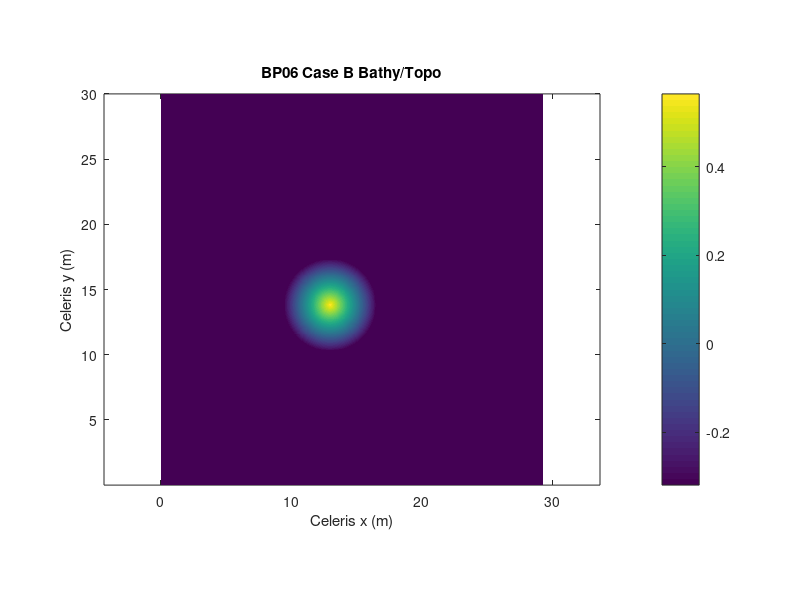

This chart was generated by the following MATLAB code:
% Script to create input files needed for WebGPU version of Celeris
% creates config.json, bathy.txt, and waves.txt

clear all
close all
clf

% High-Level Simulation Control Parameters
grid_type = 1; % Cartesian grid. For grid_type=1, Celeris x=0 is the left boundary.
NLSW_or_Bous = 1; % =0 for Nonlinear Shallow Water Solver (long waves only) otherwise Boussinesq (wind waves)
dx = 0.025; % uniform grid size to use in model - the loaded bathy files will be interpolated to this grid size
dy = 0.025;
Courant_num = 0.2; %Target Courant #.  ~0.25 for P-C, ~0.05 for explicit methods. Default: 0.2
isManning = 0; % A boolean friction model value, if==1 "friction" is a Mannnigs n, otherwise it is a dimensionless friction factor (Moody)
friction = 0.005;  % dimensionless friction coefficient, or Mannings "n", depending on isManning choice
min_allowable_depth = 0.00001; % min allowable water depth; keep the Celeris default for this breaking-wave case
infiltrationRate = 0.00;  % infiltration rate - for drying inundated cells
useBreakingModel = 1; % Case C is a breaking-wave case
algochanges=1; % 1=use new moving shoreline algorithm

% Benchmark Problem 6, Case B setup
% The laboratory case uses d=0.32 m and H/d=0.096 in a 29.3 m by 30.0 m
% basin with a conical island centered at (12.96,13.80) m.
base_depth = 0.32;
wave_height_over_depth = 0.096;
wave_height = wave_height_over_depth*base_depth;
x_min = 0.0;
x_max = 29.3;
y_min = 0.0;
y_max = 30.0;
island_center_x = 12.96;
island_center_y = 13.80;
island_toe_radius = 3.55;
island_slope = 1/4;

% Celeris Add Disturbance solitary wave setup.
% BP01, BP04, and BP06 should use this native solitary-wave path, not etaInitCond.txt.
loadetaIC = 0;
add_Disturbance = 1;
disturbanceType = 1;
disturbanceXpos = 3.82;
disturbanceYpos = island_center_y;
disturbanceCrestamp = wave_height;
disturbanceDir = 0; % wave travels toward increasing x, from the wavemaker side to the island

%  Boundary conditions - at least one of the boundaries should be = 2 for incident waves.
%  BP06 does not use incident-wave forcing; the solitary wave is initialized with Add Disturbance.
west_boundary_type = 0; % west_boundary_type, 0=solid wall, 1=sponge layer, 2= waves loaded from file, created by spectrum_2D above
east_boundary_type = 0; % east_boundary_type, 0=solid wall, 1=sponge layer, 2= waves loaded from file, created by spectrum_2D above
south_boundary_type = 0; % south_boundary_type, 0=solid wall, 1=sponge layer, 2= waves loaded from file, created by spectrum_2D above
north_boundary_type = 0; % north_boundary_type, 0=solid wall, 1=sponge layer, 2= waves loaded from file, created by spectrum_2D above
BoundaryWidth = 20;
incident_wave_type = -1;
numberOfWaves = 1;

% Time Series Parameters
maxdurationTimeSeries = 80;  % this is the time chunk to display and write discrete parts of the time series
NumberOfTimeSeries = 0;  % the maximum number of time series that can be added is 15
% List time series locations (in Celeris grid coordinates):
xts(1) = 6.82;   yts(1) = 16.05; % g1
xts(2) = 6.82;   yts(2) = 14.55; % g2
xts(3) = 6.82;   yts(3) = 13.05; % g3
xts(4) = 6.82;   yts(4) = 11.55; % g4
xts(5) = 9.36;   yts(5) = 13.80; % g6
xts(6) = 10.36;  yts(6) = 13.80; % g9
xts(7) = 12.96;  yts(7) = 11.22; % g16
xts(8) = 15.56;  yts(8) = 13.80; % g22
% add additional time series as needed

% Save trigger parameters for automatically saving data, these will be added to json
trigger_animation = 0;  % automation trigger for animated gif when = 1
trigger_animation_start_time = 0.0;  % start time of animation trigger
AnimGif_dt = 0.25;  % time between animated gif frames, will write 80 frames

% Surface output schedule
% BP06 gauge comparisons are sampled directly from the saved surfaces.
trigger_writesurface = 1;  % automation trigger for writing 2D surfaces when = 1
trigger_writesurface_start_time = 0.0;  % start time of surface write trigger
trigger_writesurface_end_time = 15.0;  % end time of surface write trigger
dt_writesurface = 0.1;  % increment to write to file
write_eta = 1;  % flag for writing eta surface data to file, write when = 1
write_u = 0;  % flag for writing x velocity surface data to file, write when = 1
write_v = 0;  % flag for writing y velocity surface data to file, write when = 1
write_P = 0;  % flag for writing x flux surface data to file, write when = 1
write_Q = 0;  % flag for writing y flux surface data to file, write when = 1
write_turb = 1;  % flag for writing eddy visc surface data to file, write when = 1

trigger_writeWaveHeight = 1;  % automation trigger for writing mean/max/wave height surfaces when = 1
trigger_resetMeans_time = 0.0;  % time to reset means
trigger_resetWaveHeight_time = 0.0;  % time to reset wave height
trigger_writeWaveHeight_time = 15.5;  % time to write wave height, this is also the end time for the simulation
which_surface_to_write = 10; % 10 = Max Free Surface Elev
% Note: The simulation will never close if trigger_writeWaveHeight~=1

% Defaults, should not need to change (for other parameters need to change source code
g = 9.80665;  %gravity
Theta = 2.0;  %midmod limiter parameter; empirical breaking parameter. 1.0 most dissipative (upwind) to 2.0 least dissipative (centered) Default: 1.5
dissipation_threshold = 0.3;  %For visualization purposes, represents a characterestic slope at breaking. 0.577=30 degrees, will need to be lower for coarse grid simulations that can not resolve this slope; 0.364=20 deg; 0.2679=15 deg
whiteWaterDecayRate = 0.02; % For visualization purposes, not simulation. Default: 0.9
timeScheme = 2;  %  Time integration choices: 0=Euler, 1=3rd-order A-B predictor, 2= A-B 4th-order predictor+corrector. Default: 2
seaLevel = 0.0;  % water level shift from given datum, for tide, surge, etc
Bcoef = 0.06666667; % dispersion parameter, 1/15 is optimum value for this set of equations. Default: 0.06666666666667
tridiag_solve = 2; % Method to solve the tridiagonal Boussinesq system: =0 Thomas (extremely slow, only for small domains (nx,ny <500) due to thread memory req), =1 Gauss-Sid (very slow), or 2 parallel cyclic reduction (best). Default: 2
surfaceToPlot = 0;
colorMap_choice = 1;
colorVal_min = -0.08;
colorVal_max = 0.12;
ShowLogos = 0;
GoogleMapOverlay = 0;
render_step = 10;
simPause = -1;

% Create bathy/topo surface - this needs to be custom for each scenario -
% see the interpBathy.m script in the directory below to see how the data
% is converted into a model grid
x = [x_min:dx:x_max];
y = [y_min:dy:y_max];
[X,Y] = meshgrid(x,y);
radius_from_island_center = sqrt((X-island_center_x).^2 + (Y-island_center_y).^2);
h_interp = -base_depth*ones(size(X));
island_cells = radius_from_island_center < island_toe_radius;
h_interp(island_cells) = -base_depth + island_slope*(island_toe_radius - radius_from_island_center(island_cells));

figure(1)
clf
pcolor(x,y,h_interp)
shading flat
axis equal tight
colorbar
title('BP06 Case B Bathy/Topo')
xlabel('Celeris x (m)')
ylabel('Celeris y (m)')

pause(.1)
save bathy.txt h_interp -ascii

WIDTH = length(x); % //WIDTH
HEIGHT = length(y); % //HEIGHT
dx = mean(diff(x));  % //dx
dy = mean(diff(y));  %  //dy

% write a dummy waves file; BP06 uses Add Disturbance, not incident waves
fid = fopen('waves.txt','w');
fprintf(fid,'[NumberOfWaves] 1\n');
fprintf(fid,'=================================\n');
fprintf(fid,'0.0 10.0 0.0 0.0\n');
fclose(fid);

% write sim control data to file
data = [ grid_type, WIDTH, HEIGHT, dx, dy, Courant_num, NLSW_or_Bous, ...
            base_depth, g, Theta, friction, isManning, ...
            dissipation_threshold, whiteWaterDecayRate, timeScheme, ...
            seaLevel, Bcoef, tridiag_solve, west_boundary_type, ...
            east_boundary_type, south_boundary_type, north_boundary_type, ...
            BoundaryWidth, incident_wave_type, numberOfWaves, ...
            maxdurationTimeSeries, NumberOfTimeSeries, ...
            loadetaIC, add_Disturbance, disturbanceType, disturbanceXpos, ...
            disturbanceYpos, disturbanceCrestamp, disturbanceDir, ...
            surfaceToPlot, colorMap_choice, colorVal_min, colorVal_max, ...
            ShowLogos, GoogleMapOverlay, algochanges, useBreakingModel, ...
            render_step, simPause, ...
            trigger_animation, trigger_animation_start_time, AnimGif_dt, ...
            trigger_writesurface, trigger_writesurface_start_time, ...
            trigger_writesurface_end_time, dt_writesurface, infiltrationRate, ...
            write_eta, write_P, write_Q, write_u, write_v, write_turb, ...
            trigger_writeWaveHeight, trigger_resetMeans_time, trigger_resetWaveHeight_time, ...
            trigger_writeWaveHeight_time, which_surface_to_write, min_allowable_depth];
varnames = {'grid_type', 'WIDTH', 'HEIGHT', 'dx', 'dy', 'Courant_num', 'NLSW_or_Bous', ...
            'base_depth', 'g', 'Theta', 'friction', 'isManning', ...
            'dissipation_threshold', 'whiteWaterDecayRate', 'timeScheme', ...
            'seaLevel', 'Bcoef', 'tridiag_solve', 'west_boundary_type', ...
            'east_boundary_type', 'south_boundary_type', 'north_boundary_type', ...
            'BoundaryWidth', 'incident_wave_type', 'numberOfWaves', ...
            'maxdurationTimeSeries', 'NumberOfTimeSeries', ...
            'loadetaIC', 'add_Disturbance', 'disturbanceType', 'disturbanceXpos', ...
            'disturbanceYpos', 'disturbanceCrestamp', 'disturbanceDir', ...
            'surfaceToPlot', 'colorMap_choice', 'colorVal_min', 'colorVal_max', ...
            'ShowLogos', 'GoogleMapOverlay', 'algochanges', 'useBreakingModel', ...
            'render_step', 'simPause', ...
            'trigger_animation', 'trigger_animation_start_time', 'AnimGif_dt', ...
            'trigger_writesurface', 'trigger_writesurface_start_time', ...
            'trigger_writesurface_end_time', 'dt_writesurface', 'infiltrationRate', ...
            'write_eta', 'write_P', 'write_Q', 'write_u', 'write_v', 'write_turb', ...
            'trigger_writeWaveHeight', 'trigger_resetMeans_time', 'trigger_resetWaveHeight_time', ...
            'trigger_writeWaveHeight_time', 'which_surface_to_write', 'min_allowable_depth'};

% Open the output file for writing
fid = fopen('config.json', 'w');
fprintf(fid, '{ \n');
% Write the data and variable names to the file
for i = 1:length(data)
    fprintf(fid, '  "%s": %.8f, \n' ,varnames{i} , data(i));
end
% Write time series
% Write each time series location as a JSON object
fprintf(fid, '  "locationOfTimeSeries": [\n');
for k = 1:16 % 16 is a Celeris-WebGPU hard coded limit here, do not change
    if k==1 || k> 1+NumberOfTimeSeries % first slot is reserved for mouse hover tooltip info
        x_c=0.0;
        y_c=0.0;
    else
        x_c=xts(k-1);
        y_c=yts(k-1);
    end
    
    fprintf(fid, '    {\n');
    fprintf(fid, '      "xts": %g,\n', x_c);
    fprintf(fid, '      "yts": %g\n',   y_c);

    if k < 16
        fprintf(fid, '    },\n');
    else
        fprintf(fid, '    }\n');
    end
end
fprintf(fid, '  ]\n');
fprintf(fid, '}\n');

% Close the output file
fclose(fid);
